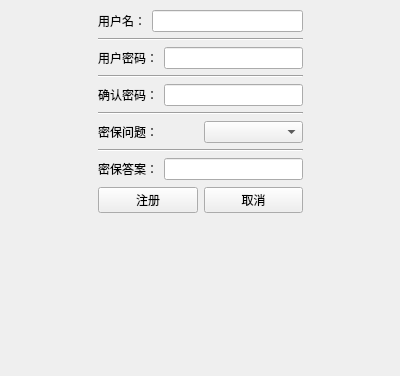
<?xml version="1.0" encoding="UTF-8"?>
<ui version="4.0">
 <class>RegistWidget</class>
 <widget class="QWidget" name="RegistWidget">
  <property name="geometry">
   <rect>
    <x>0</x>
    <y>0</y>
    <width>400</width>
    <height>376</height>
   </rect>
  </property>
  <property name="minimumSize">
   <size>
    <width>400</width>
    <height>376</height>
   </size>
  </property>
  <property name="maximumSize">
   <size>
    <width>400</width>
    <height>376</height>
   </size>
  </property>
  <property name="windowTitle">
   <string>注册新用户</string>
  </property>
  <widget class="QWidget" name="">
   <property name="geometry">
    <rect>
     <x>98</x>
     <y>9</y>
     <width>205</width>
     <height>205</height>
    </rect>
   </property>
   <layout class="QVBoxLayout" name="verticalLayout_2">
    <item>
     <layout class="QVBoxLayout" name="verticalLayout">
      <item>
       <layout class="QHBoxLayout" name="horizontalLayout_2">
        <item>
         <widget class="QLabel" name="label">
          <property name="text">
           <string>用户名：</string>
          </property>
         </widget>
        </item>
        <item>
         <widget class="QLineEdit" name="le_name"/>
        </item>
       </layout>
      </item>
      <item>
       <widget class="Line" name="line">
        <property name="orientation">
         <enum>Qt::Horizontal</enum>
        </property>
       </widget>
      </item>
      <item>
       <layout class="QHBoxLayout" name="horizontalLayout_3">
        <item>
         <widget class="QLabel" name="label_2">
          <property name="text">
           <string>用户密码：</string>
          </property>
         </widget>
        </item>
        <item>
         <widget class="QLineEdit" name="le_edit"/>
        </item>
       </layout>
      </item>
      <item>
       <widget class="Line" name="line_2">
        <property name="orientation">
         <enum>Qt::Horizontal</enum>
        </property>
       </widget>
      </item>
      <item>
       <layout class="QHBoxLayout" name="horizontalLayout_4">
        <item>
         <widget class="QLabel" name="label_3">
          <property name="text">
           <string>确认密码：</string>
          </property>
         </widget>
        </item>
        <item>
         <widget class="QLineEdit" name="le_passwd"/>
        </item>
       </layout>
      </item>
      <item>
       <widget class="Line" name="line_3">
        <property name="orientation">
         <enum>Qt::Horizontal</enum>
        </property>
       </widget>
      </item>
      <item>
       <layout class="QHBoxLayout" name="horizontalLayout_5">
        <item>
         <widget class="QLabel" name="label_4">
          <property name="text">
           <string>密保问题：</string>
          </property>
         </widget>
        </item>
        <item>
         <widget class="QComboBox" name="cb_question"/>
        </item>
       </layout>
      </item>
      <item>
       <widget class="Line" name="line_4">
        <property name="orientation">
         <enum>Qt::Horizontal</enum>
        </property>
       </widget>
      </item>
      <item>
       <layout class="QHBoxLayout" name="horizontalLayout_6">
        <item>
         <widget class="QLabel" name="label_5">
          <property name="text">
           <string>密保答案：</string>
          </property>
         </widget>
        </item>
        <item>
         <widget class="QLineEdit" name="le_answer"/>
        </item>
       </layout>
      </item>
     </layout>
    </item>
    <item>
     <layout class="QHBoxLayout" name="horizontalLayout">
      <item>
       <widget class="QPushButton" name="btn_ok">
        <property name="text">
         <string>注册</string>
        </property>
       </widget>
      </item>
      <item>
       <widget class="QPushButton" name="btn_no">
        <property name="text">
         <string>取消</string>
        </property>
       </widget>
      </item>
     </layout>
    </item>
   </layout>
  </widget>
 </widget>
 <resources/>
 <connections/>
</ui>
